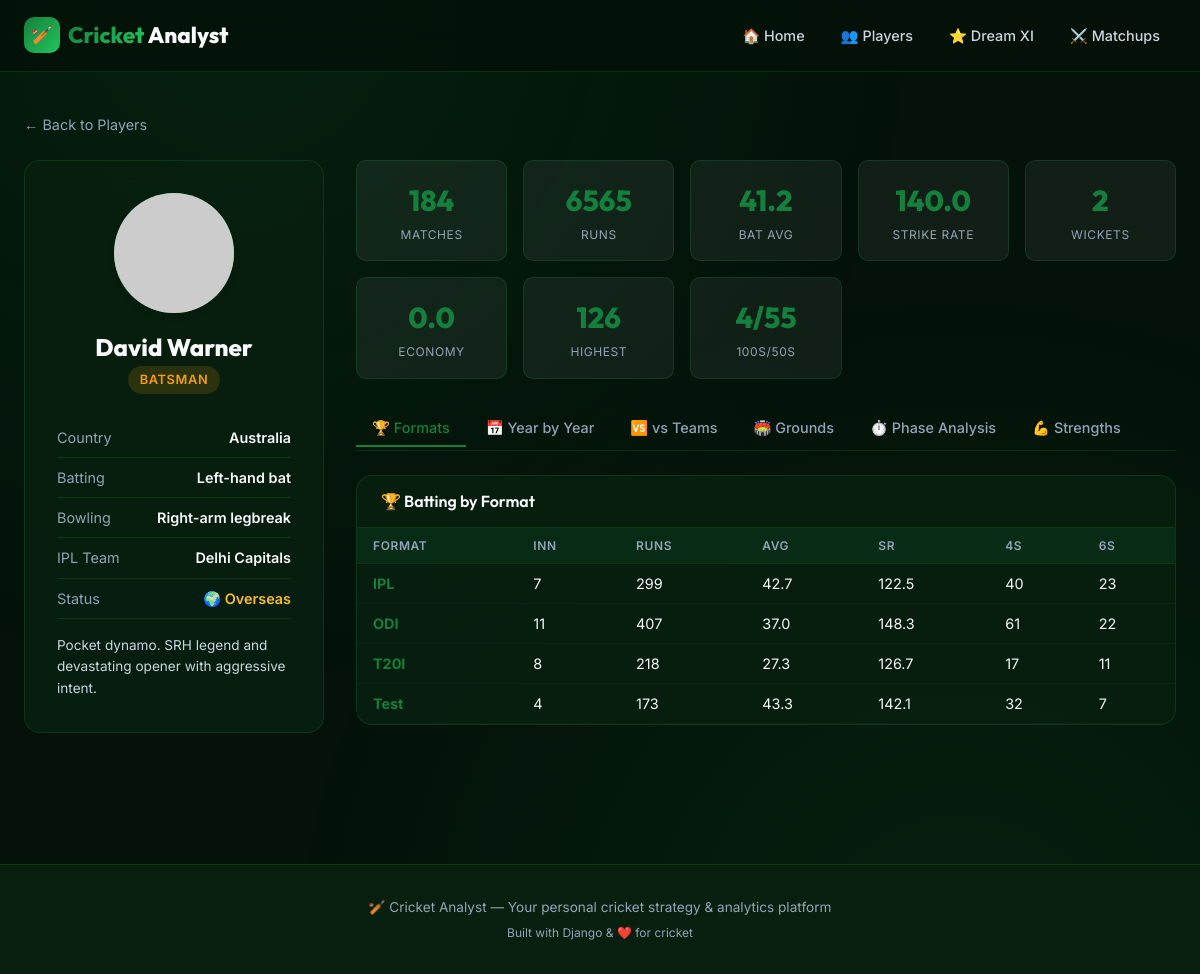
The page /players/235/ on the database its author committed.
### players/models.py (models this page shows, shortened)
class Player(models.Model):
    ROLE_CHOICES = [
        ('Batsman', 'Batsman'),
        ('Bowler', 'Bowler'),
        ('All-Rounder', 'All-Rounder'),
        ('WK-Batsman', 'Wicket-Keeper Batsman'),
    ]
    BATTING_STYLE_CHOICES = [
        ('Right-hand bat', 'Right-hand bat'),
        ('Left-hand bat', 'Left-hand bat'),
    ]
    BOWLING_STYLE_CHOICES = [
        ('Right-arm fast', 'Right-arm fast'),
        ('Right-arm medium', 'Right-arm medium'),
        ('Left-arm fast', 'Left-arm fast'),
        ('Left-arm medium', 'Left-arm medium'),
        ('Right-arm offbreak', 'Right-arm offbreak'),
        ('Right-arm legbreak', 'Right-arm legbreak'),
        ('Left-arm orthodox', 'Left-arm orthodox'),
        ('Left-arm chinaman', 'Left-arm chinaman'),
        ('Slow left-arm orthodox', 'Slow left-arm orthodox'),
        ('N/A', 'N/A'),
    ]
    name = models.CharField(max_length=150)
    country = models.CharField(max_length=80)
    is_overseas = models.BooleanField(default=False, help_text="Overseas player for IPL purposes")
    date_of_birth = models.DateField(null=True, blank=True)
    role = models.CharField(max_length=30, choices=ROLE_CHOICES)
    batting_style = models.CharField(max_length=50, choices=BATTING_STYLE_CHOICES, default='Right-hand bat')
    bowling_style = models.CharField(max_length=50, choices=BOWLING_STYLE_CHOICES, default='N/A')
    ipl_team = models.ForeignKey(Team, on_delete=models.SET_NULL, null=True, blank=True, related_name='players')
    photo_url = models.URLField(blank=True, default='')
    bio = models.TextField(blank=True, default='')
    total_matches = models.IntegerField(default=0)
    total_runs = models.IntegerField(default=0)
    total_wickets = models.IntegerField(default=0)
    batting_avg = models.FloatField(default=0.0)
    bowling_avg = models.FloatField(default=0.0)
    strike_rate = models.FloatField(default=0.0)
    economy_rate = models.FloatField(default=0.0)
    highest_score = models.IntegerField(default=0)
    best_bowling = models.CharField(max_length=20, default='0/0')
    centuries = models.IntegerField(default=0)
    half_centuries = models.IntegerField(default=0)
    catches = models.IntegerField(default=0)
    stumpings = models.IntegerField(default=0)
    run_outs = models.IntegerField(default=0)
    class Meta:
        ordering = ['name']

class Team(models.Model):
    name = models.CharField(max_length=100)
    short_name = models.CharField(max_length=10)
    logo_color = models.CharField(max_length=7, default='#1a8f5c')  # hex color
    is_ipl_team = models.BooleanField(default=False)

### players/views.py (the view)
# urls.py: path('players/<int:pk>/', views.player_detail, name='player_detail'),
def player_detail(request, pk):
    player = get_object_or_404(Player, pk=pk)
    year_batting_stats = (
        BattingInnings.objects.filter(player=player)
        .values('year')
        .annotate(
            innings=Count('id'),
            total_runs=Sum('runs'),
            total_fours=Sum('fours'),
            total_sixes=Sum('sixes'),
            avg=Avg('runs'),
            avg_sr=Avg('strike_rate'),
        )
        .order_by('year')
    )
    year_bowling_stats = (
        BowlingInnings.objects.filter(player=player)
        .values('year')
        .annotate(
            innings=Count('id'),
            total_overs=Sum('overs'),
            total_wickets=Sum('wickets'),
            total_runs=Sum('runs_conceded'),
            avg_econ=Avg('economy'),
        )
        .order_by('year')
    )
    team_batting_stats = (
        BattingInnings.objects.filter(player=player)
        .values('opponent__name')
        .annotate(
            innings=Count('id'),
            total_runs=Sum('runs'),
            avg=Avg('runs'),
            avg_sr=Avg('strike_rate'),
            best=Max('runs'),
        )
        .order_by('-total_runs')
    )
    team_bowling_stats = (
        BowlingInnings.objects.filter(player=player)
        .values('opponent__name')
        .annotate(
            innings=Count('id'),
            total_wickets=Sum('wickets'),
            total_runs=Sum('runs_conceded'),
            avg_econ=Avg('economy'),
        )
        .order_by('-total_wickets')
    )
    ground_batting_stats = (
        BattingInnings.objects.filter(player=player)
        .values('ground__name')
        .annotate(
            innings=Count('id'),
            total_runs=Sum('runs'),
            avg=Avg('runs'),
            avg_sr=Avg('strike_rate'),
        )
        .order_by('-total_runs')
    )
    phase_batting_stats = (
        BattingInnings.objects.filter(player=player)
        .values('phase')
        .annotate(
            innings=Count('id'),
            total_runs=Sum('runs'),
            avg_sr=Avg('strike_rate'),
            total_fours=Sum('fours'),
            total_sixes=Sum('sixes'),
        )
        .order_by('phase')
    )
    phase_bowling_stats = (
        BowlingInnings.objects.filter(player=player)
        .values('phase')
        .annotate(
            innings=Count('id'),
            total_wickets=Sum('wickets'),
            total_runs=Sum('runs_conceded'),
            avg_econ=Avg('economy'),
        )
        .order_by('phase')
    )
    format_batting_stats = (
        BattingInnings.objects.filter(player=player)
        .values('match_type')
        .annotate(
            innings=Count('id'),
            total_runs=Sum('runs'),
            avg=Avg('runs'),
            avg_sr=Avg('strike_rate'),
            total_fours=Sum('fours'),
            total_sixes=Sum('sixes'),
        )
        .order_by('match_type')
    )
    format_bowling_stats = (
        BowlingInnings.objects.filter(player=player)
        .values('match_type')
        .annotate(
            innings=Count('id'),
            total_overs=Sum('overs'),
            total_wickets=Sum('wickets'),
            total_runs=Sum('runs_conceded'),
            avg_econ=Avg('economy'),
        )
        .order_by('match_type')
    )
    return render(request, 'players/player_detail.html', {
        'player': player,
        'year_batting_stats': year_batting_stats,
        'year_bowling_stats': year_bowling_stats,
        'team_batting_stats': team_batting_stats,
        'team_bowling_stats': team_bowling_stats,
        'ground_batting_stats': ground_batting_stats,
        'phase_batting_stats': phase_batting_stats,
        'phase_bowling_stats': phase_bowling_stats,
        'format_batting_stats': format_batting_stats,
        'format_bowling_stats': format_bowling_stats,
    })

### players/templates/players/player_detail.html (shortened to what this page needs)
{% extends "base.html" %}
{% block content %}
<div class="container" style="padding-top: var(--space-xl);">
    <a href="{% url 'player_list' %}" style="display: inline-flex; align-items: center; gap: 6px; color: var(--text-muted); font-size: 0.9rem; margin-bottom: var(--space-lg);">← Back to Players</a>
    <div class="player-profile">
        <div class="player-profile-sidebar animate-fadeIn">
            {% if player.photo_url %}
            <img src="{{ player.photo_url }}" class="profile-avatar" style="object-fit: cover; width: 120px; height: 120px; border-radius: 50%; box-shadow: 0 4px 6px rgba(0,0,0,0.1); margin-bottom: 20px;" alt="{{ player.name }}">
            {% endif %}
            <h1 class="profile-name">{{ player.name }}</h1>
            <p style="color: var(--text-muted); margin-bottom: var(--space-lg);">
                <span class="role-badge {{ player.role|lower|cut:' ' }}" style="font-size: 0.8rem; padding: 4px 12px;">{{ player.role }}</span>
            </p>
            <div class="profile-meta-item">
                <span class="meta-label">Country</span>
                <span class="meta-value">{{ player.country }}</span>
            </div>
            <div class="profile-meta-item">
                <span class="meta-label">Batting</span>
                <span class="meta-value">{{ player.batting_style }}</span>
            </div>
            <div class="profile-meta-item">
                <span class="meta-label">Bowling</span>
                <span class="meta-value">{{ player.bowling_style }}</span>
            </div>
            {% if player.ipl_team %}
            <div class="profile-meta-item">
                <span class="meta-label">IPL Team</span>
                <span class="meta-value">{{ player.ipl_team.name }}</span>
            </div>
            {% endif %}
            {% if player.is_overseas %}
            <div class="profile-meta-item">
                <span class="meta-label">Status</span>
                <span class="meta-value" style="color: var(--accent-gold);">🌍 Overseas</span>
            </div>
            {% endif %}
            {% if player.bio %}
            <p style="margin-top: var(--space-md); font-size: 0.85rem; color: var(--text-secondary); text-align: left; line-height: 1.6;">{{ player.bio }}</p>
            {% endif %}
        </div>
        <div class="player-profile-content animate-slideUp">
            <div class="stats-summary-grid">
                <div class="summary-stat-card">
                    <div class="stat-number">{{ player.total_matches }}</div>
                    <div class="stat-desc">Matches</div>
                </div>
                <div class="summary-stat-card">
                    <div class="stat-number">{{ player.total_runs }}</div>
                    <div class="stat-desc">Runs</div>
                </div>
                <div class="summary-stat-card">
                    <div class="stat-number">{{ player.batting_avg|floatformat:1 }}</div>
                    <div class="stat-desc">Bat Avg</div>
                </div>
                <div class="summary-stat-card">
                    <div class="stat-number">{{ player.strike_rate|floatformat:1 }}</div>
                    <div class="stat-desc">Strike Rate</div>
                </div>
                <div class="summary-stat-card">
                    <div class="stat-number">{{ player.total_wickets }}</div>
                    <div class="stat-desc">Wickets</div>
                </div>
                <div class="summary-stat-card">
                    <div class="stat-number">{{ player.economy_rate|floatformat:1 }}</div>
                    <div class="stat-desc">Economy</div>
                </div>
                <div class="summary-stat-card">
                    <div class="stat-number">{{ player.highest_score }}</div>
                    <div class="stat-desc">Highest</div>
                </div>
                <div class="summary-stat-card">
                    <div class="stat-number">{{ player.centuries }}/{{ player.half_centuries }}</div>
                    <div class="stat-desc">100s/50s</div>
                </div>
            </div>
            <div class="stats-tabs">
                <button class="stats-tab active" onclick="showTab('formats')">🏆 Formats</button>
                <button class="stats-tab" onclick="showTab('year-by-year')">📅 Year by Year</button>
                <button class="stats-tab" onclick="showTab('vs-teams')">🆚 vs Teams</button>
                <button class="stats-tab" onclick="showTab('grounds')">🏟️ Grounds</button>
                <button class="stats-tab" onclick="showTab('phase')">⏱️ Phase Analysis</button>
                <button class="stats-tab" onclick="showTab('strengths')">💪 Strengths</button>
            </div>
            <div class="tab-panel active" id="tab-formats">
                <div class="data-table-container">
                    <h3>🏆 Batting by Format</h3>
                    <table class="data-table">
                        <thead>
                            <tr>
                                <th>Format</th>
                                <th>Inn</th>
                                <th>Runs</th>
                                <th>Avg</th>
                                <th>SR</th>
                                <th>4s</th>
                                <th>6s</th>
                            </tr>
                        </thead>
                        <tbody>
                            {% for stat in format_batting_stats %}
                            <tr>
                                <td class="highlight-value">{{ stat.match_type }}</td>
                                <td>{{ stat.innings }}</td>
                                <td>{{ stat.total_runs }}</td>
                                <td>{{ stat.avg|floatformat:1 }}</td>
                                <td>{{ stat.avg_sr|floatformat:1 }}</td>
                                <td>{{ stat.total_fours }}</td>
                                <td>{{ stat.total_sixes }}</td>
                            </tr>
                            {% empty %}
                            <tr><td colspan="7" style="text-align: center; color: var(--text-muted);">No format data available</td></tr>
                            {% endfor %}
                        </tbody>
                    </table>
                </div>
            </div>
        </div>
    </div>
</div>
{% endblock %}

### rows shown on the page
Player: name "David Warner", role "BATSMAN", country "Australia", batting_style "Left-hand bat", bowling_style "Right-arm legbreak", ipl_team.name "Delhi Capitals", bio "Pocket dynamo. SRH legend and devastating opener with aggressive intent.", total_matches "184", total_runs "6565", batting_avg "41.2", strike_rate "140.0", total_wickets "2", economy_rate "0.0", highest_score "126", centuries "4", half_centuries "55"

### other values the page prints
{{ stat.match_type }} "IPL" "ODI" "T20I" "Test"
{{ stat.innings }} "7" "11" "8" "4"
{{ stat.total_runs }} "299" "407" "218" "173"
{{ stat.avg|floatformat:1 }} "42.7" "37.0" "27.3" "43.3"
{{ stat.avg_sr|floatformat:1 }} "122.5" "148.3" "126.7" "142.1"
{{ stat.total_fours }} "40" "61" "17" "32"
{{ stat.total_sixes }} "23" "22" "11" "7"
